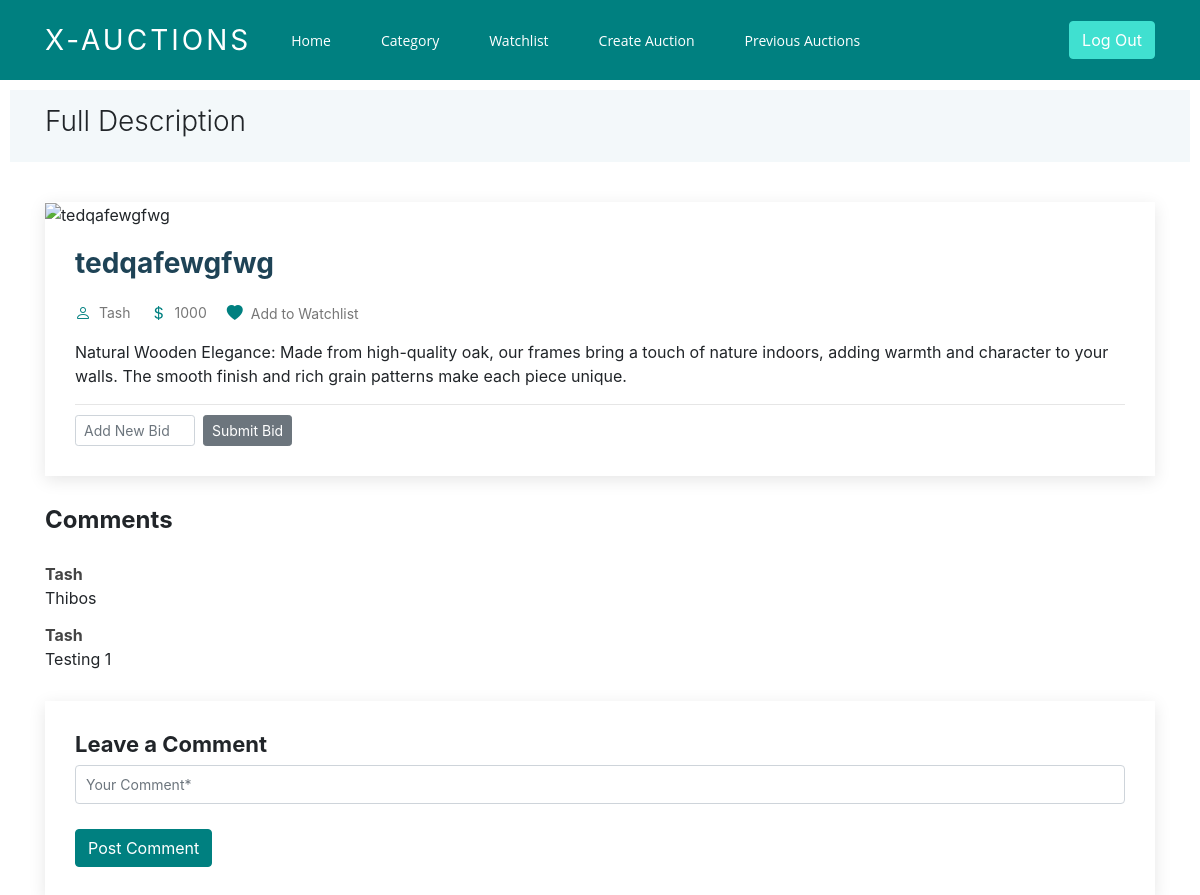
Screenshot of /listing/26 (signed in) with the database file from the repository.
### auctions/models.py (models this page shows, shortened)
class AuctionListing(models.Model):
    title = models.CharField(max_length=225)
    description = models.CharField(max_length=225)
    image_url = models.URLField(max_length=500)
    starting_bid = models.ForeignKey(Bid, on_delete=models.CASCADE, blank=True, null=True, related_name="bid_price")
    is_active = models.BooleanField(default=True)
    owner = models.ForeignKey(User, on_delete=models.CASCADE, blank=True, null=True, related_name="listings")
    category = models.ForeignKey(Category, on_delete=models.CASCADE, blank=True, null=True, related_name="listings")
    watchlist = models.ManyToManyField(User, blank=True, related_name="listing_watchlist")

class User(AbstractUser):
    def __str__(self):
      return self.username

class Bid(models.Model):
    bid = models.IntegerField(default=0)
    user = models.ForeignKey(User, on_delete=models.CASCADE, blank=True, null=True, related_name="bid_user")

class Comment(models.Model):
    author = models.ForeignKey(User, on_delete=models.CASCADE, blank=True, null=True, related_name="user_comment")
    listing = models.ForeignKey(AuctionListing, on_delete=models.CASCADE, blank=True, null=True, related_name="listing_comment")
    message = models.CharField(max_length=225)

### auctions/views.py (the view)
# urls.py: path("listing/<int:id>", views.listing_view, name="listing"),
def listing_view(request, id):
    listing_data = get_object_or_404(AuctionListing, pk=id)
    check_listing_in_watchlist = request.user.is_authenticated and request.user in listing_data.watchlist.all()
    all_comments = Comment.objects.filter(listing=listing_data)
    is_owner = request.user.is_authenticated and request.user == listing_data.owner
    return render(request, "auctions/listing.html", {
        "listing": listing_data,
        "check_listing_in_watchlist": check_listing_in_watchlist,
        "all_comments": all_comments,
        "is_owner": is_owner,
    })

### auctions/templates/auctions/listing.html (shortened to what this page needs)
{% extends "auctions/layout.html" %}
{% block heading %}Full Description{% endblock %}
{% block body %}
<section id="set" class="set">
  {% if user.is_authenticated and listing.is_active %}
    <div class="container" data-aos="fade-up">
      <div class="row">
        <div class="col-lg-12 entries">
          <article class="entry entry-single">
            <div class="entry-img">
                <img src="{{ listing.image_url }}" alt="{{ listing.title }}" height="400px" class="img-fluid">
            </div>
            <h2 class="entry-title">
              <a href="#">{{ listing.title }}</a>
            </h2>
            <div class="entry-meta">
              <ul>
                <li class="d-flex align-items-center"><i class="bi bi-person" style="color:#008080;"></i> <a href="#">{{ listing.owner }}</a></li>
                <li class="d-flex align-items-center"><i class="bi bi-currency-dollar" style="color:#008080;"></i> <a href="#"><time datetime="2020-01-01">{{ listing.starting_bid.bid }}</time></a></li>
                <li class="d-flex align-items-center">
                  <i class="bi bi-heart{% if check_listing_in_watchlist %}{% else %}-fill{% endif %}" style="color:#008080;"></i>
                  {% if check_listing_in_watchlist %}
                    <form action="{% url 'remove_watchlist' id=listing.id %}" method="POST" style="display:inline;">
                      {% csrf_token %}
                      <a href="#" onclick="this.closest('form').submit(); return false;">Remove from Watchlist</a>
                    </form>
                  {% else %}
                    <form action="{% url 'add_watchlist' id=listing.id %}" method="POST" style="display:inline;">
                      <a href="#" onclick="this.closest('form').submit(); return false;">Add to Watchlist</a>
                    </form>
                  {% endif %}
                </li>
              </ul>
            </div>
            <div class="entry-content">
              <p>{{ listing.description }}</p>
            </div>
            <div class="entry-footer d-flex align-items-center justify-content-between">
              <div class="footer-section d-flex align-items-center">
                {% if user.is_authenticated %}
                  <form action="{% url 'add_bid' id=listing.id %}" method="POST" class="d-flex align-items-center mb-0">
                    <input type="number" placeholder="Add New Bid" min="0" name="starting_bid" class="form-control form-control-sm me-2" style="width: 120px;">
                    <button class="btn btn-secondary btn-sm ml-2" type="submit">Submit Bid</button>
                  </form>
                {% endif %}
              </div>
            </div>
          </article>
          <div class="set-comments">
    <h4 class="comments-count">Comments</h4>
    <div id="comment-1" class="comment">
        {% if all_comments %}
            {% for comment in all_comments %}
                <div class="comment-item">
                    <h5>
                        <a href="">{{ comment.author }}</a>
                    </h5>
                    <p>{{ comment.message }}</p>
                </div>
            {% endfor %}
        {% else %}
            <p>No comments yet.</p>
        {% endif %}
    </div>
    <div class="reply-form">
        <h4>Leave a Comment</h4>
        {% if user.is_authenticated %}
            <form action="{% url 'add_comment' id=listing.id %}" method="POST">
                <div class="row">
                    <div class="col form-group">
                        <input name="new_comment" class="form-control form-control-lg" placeholder="Your Comment*" required>
                    </div>
                </div>
                <button type="submit" class="btn btn-teal">Post Comment</button>
            </form>
        {% else %}
            <p>You must be logged in to post a comment.</p>
        {% endif %}
    </div>
</div>
        </div>
      </div>
    </div>
  {% endif %}
</section>
{% endblock %}

### auctions/templates/auctions/layout.html (shortened to what this page needs)
{% load static %}
<!DOCTYPE html>
<html lang="en">
<head>
    <link rel="stylesheet" href="https://stackpath.bootstrapcdn.com/bootstrap/4.4.1/css/bootstrap.min.css">
    <link href="{% static 'auctions/styles.css' %}" rel="stylesheet">
    <link rel="stylesheet" href="https://cdnjs.cloudflare.com/ajax/libs/bootstrap-icons/1.8.1/font/bootstrap-icons.min.css">
</head>
<body>
<header id="header" class="fixed-top d-flex align-items-center">
    <div class="container d-flex justify-content-between align-items-center">
        <div class="logo">
            <h1 class="text-light"><a href="#"><span>X-AUCTIONS</span></a></h1>
        </div>
        <nav id="navbar" class="navbar {% if not user.is_authenticated %}centered-navbar{% endif %}">
            <ul class="d-flex {% if not user.is_authenticated %}justify-content-center{% endif %}">
                {% if user.is_authenticated %}
                    <li><a class="{% if request.resolver_match.url_name == 'index' %}active{% endif %}" href="{% url 'index' %}">Home</a></li>
                    <li><a class="{% if request.resolver_match.url_name == 'display' %}active{% endif %}" href="{% url 'display' %}">Category</a></li>
                    <li><a class="{% if request.resolver_match.url_name == 'watchlist' %}active{% endif %}" href="{% url 'watchlist' %}">Watchlist</a></li>
                    <li><a class="{% if request.resolver_match.url_name == 'create_listing' %}active{% endif %}" href="{% url 'create_listing' %}">Create Auction</a></li>
                    <li><a class="{% if request.resolver_match.url_name == 'closed_auctions' %}active{% endif %}" href="{% url 'closed_auctions' %}">Previous Auctions</a></li>
                {% endif %}
            </ul>
        </nav>
        <div class="ml-auto">
            {% if user.is_authenticated %}
                <a href="{% url 'logout' %}" class="btn btn-full ml-2">Log Out</a>
            {% else %}
                <a href="{% url 'login' %}" class="btn btn-outline">Log In</a>
                <a href="{% url 'register' %}" class="btn btn-full ml-2">Register</a>
            {% endif %}
        </div>
    </div>
</header>
<main id="main">
    <section class="breadcrumbs">
        <div class="container">
            <div class="d-flex justify-content-between align-items-center">
                <h2>{% block heading %}{% endblock %}</h2>
            </div>
        </div>
    </section>
    {% block body %}{% endblock %}
</main>
</body>
</html>

### auctions/static/auctions/styles.css (style rules this page uses)
body { padding: 10px; }
input.form-control { background-color: white; border-color: #ced4da; }
.form-group { position: relative; }
#header { height: 80px; transition: all 0.5s; z-index: 997; transition: all 0.5s; background: #008080; }
#header .logo h1 { font-size: 28px; margin: 0; padding: 4px 0; line-height: 1; font-weight: 400; letter-spacing: 3px; text-transform: uppercase; }
#header .logo h1 a, #header .logo h1 a:hover { color: #fff; text-decoration: none; }
#main { margin-top: 80px; }
.navbar { padding: 0; }
.navbar ul { display: flex; list-style: none; padding-left: 0; margin: 0; }
.navbar ul li { margin: 0 10px; }
.navbar li { position: relative; }
.navbar a, .navbar a:focus { display: flex; align-items: center; justify-content: space-between; padding: 10px 0 10px 30px; font-family: "Open Sans", sans-serif; font-size: 14px; color: #fff; white-space: nowrap; transition: 0.3s; }
.btn-full { color: #fff; background-color: #40E0D0; border-color: #40E0D0; padding: 0.375rem 0.75rem; font-size: 1rem; line-height: 1.5; border-radius: 0.25rem; transition: color 0.15s ease-in-out, background-color 0.15s ease-in-out, border-color 0.15s ease-in-out, box-shadow 0.15s ease-in-out; }
.btn-teal { color: #fff; background-color: #008080; border-color: #008080; padding: 0.375rem 0.75rem; font-size: 1rem; line-height: 1.5; border-radius: 0.25rem; transition: color 0.15s ease-in-out, background-color 0.15s ease-in-out, border-color 0.15s ease-in-out, box-shadow 0.15s ease-in-out; }
.breadcrumbs { padding: 15px 0; background-color: #f3f8fa; min-height: 40px; }
.breadcrumbs h2 { font-size: 28px; font-weight: 300; }
.set { padding: 40px 0 20px 0; }
.set .entry { padding: 30px; margin-bottom: 60px; box-shadow: 0 4px 16px rgba(0, 0, 0, 0.1); }
.set .entry .entry-img { max-height: 600px; margin: -30px -30px 20px -30px; overflow: hidden; }
.set .entry .entry-title { font-size: 28px; font-weight: bold; padding: 0; margin: 0 0 20px 0; }
.set .entry .entry-title a { color: #1e4356; transition: 0.3s; }
.set .entry .entry-meta { margin-bottom: 15px; color: #72afce; }
.set .entry .entry-meta ul { display: flex; flex-wrap: wrap; list-style: none; align-items: center; padding: 0; margin: 0; }
.set .entry .entry-meta ul li+li { padding-left: 20px; }
.set .entry .entry-meta i { font-size: 16px; margin-right: 8px; line-height: 0; }
.set .entry .entry-meta a { color: #777777; font-size: 14px; display: inline-block; line-height: 1; }
.set .entry .entry-content p { line-height: 24px; }
.set .entry .entry-footer { padding-top: 10px; border-top: 1px solid #e6e6e6; }
.set .entry-single { margin-bottom: 30px; }
.set .set-comments { margin-bottom: 30px; }
.set .set-comments .comments-count { font-weight: bold; }
.set .set-comments .comment { margin-top: 30px; position: relative; }
.set .set-comments .comment h5 { font-size: 16px; margin-bottom: 2px; }
.set .set-comments .comment h5 a { font-weight: bold; color: #444; transition: 0.3s; }
.set .set-comments .reply-form { margin-top: 30px; padding: 30px; box-shadow: 0 4px 16px rgba(0, 0, 0, 0.1); }
.set .set-comments .reply-form h4 { font-weight: bold; font-size: 22px; }
.set .set-comments .reply-form input { border-radius: 4px; padding: 10px 10px; font-size: 14px; }
.set .set-comments .reply-form .form-group { margin-bottom: 25px; }

### rows the page displays
AuctionListing: title "tedqafewgfwg", owner "Tash", starting_bid.bid "1000", description "Natural Wooden Elegance: Made from high-quality oak, our frames bring a touch of nature indoors, adding warmth and character to your walls. The smooth finish and rich grain patterns make each piece unique."
Comment: author "Tash", message "Thibos"
Comment: author "Tash", message "Testing 1"
